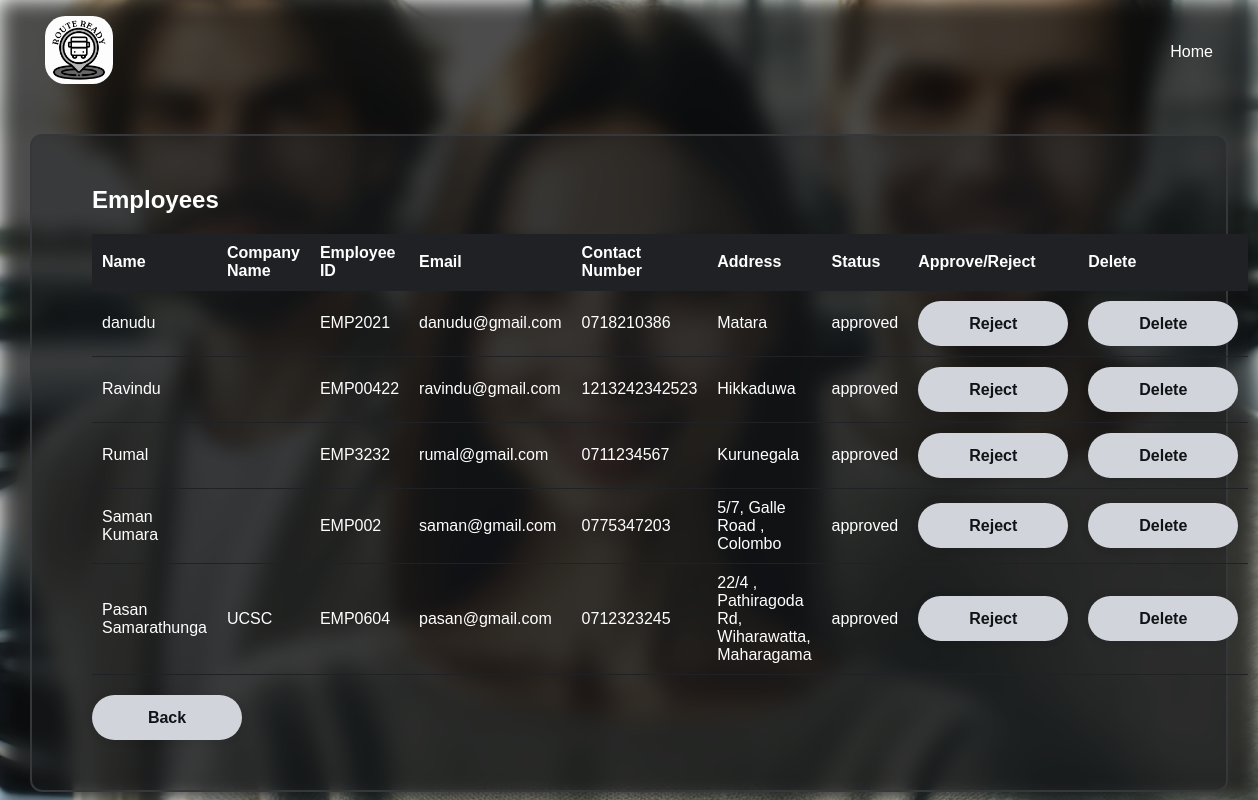
Screenshot of /hrmanagers/viewEmployees (signed in) with the database file from the repository.
### tables this page shows
CREATE TABLE `users` (
  `id` int(11) NOT NULL,
  `emp_id` varchar(200) NOT NULL,
  `name` varchar(255) NOT NULL,
  `company_name` varchar(100) NOT NULL,
  `contact_num` varchar(255) NOT NULL,
  `address` varchar(255) NOT NULL,
  `designation` varchar(255) NOT NULL,
  `date` datetime NOT NULL DEFAULT current_timestamp(),
  `email` varchar(255) NOT NULL,
  `password` varchar(255) NOT NULL,
  `status` varchar(200) NOT NULL
);

### app/controllers/Hrmanagers.php (called while the page is built, shortened)
<?php
class Hrmanagers extends Controller
{
  private $userModel;
  public function __construct()
  {
    $this->userModel = $this->model('User');
  }
  public function viewEmployees()
  {
    $employees = $this->userModel->getEmployees();
    $data = [
      'employees' => $employees
    ];
    $this->view('pages/hrmanager/view_employees', $data);
  }
}

### app/libraries/Core.php (called while the page is built, shortened)
<?php
  class Core {
    protected $currentMethod = 'index';
    public function __construct(){
      $url = $this->getUrl();
      if(!empty($url) && file_exists('../app/controllers/' . ucwords($url[0]). '.php')){
        unset($url[0]);
      }
      $this->currentController = new $this->currentController;
      if(isset($url[1])){
        if(method_exists($this->currentController, $url[1])){
          $this->currentMethod = $url[1];
          unset($url[1]);
        }
      }
      $this->params = !empty($url) ? array_values($url) : [];
      call_user_func_array([$this->currentController, $this->currentMethod], $this->params);
    }
    public function getUrl(){
      if(isset($_GET['url'])){
        $url = rtrim($_GET['url'], '/');
        $url = filter_var($url, FILTER_SANITIZE_URL);
        $url = explode('/', $url);
        return $url;
      } else {
        return [];
      }
    }
  }

### public/index.php (called while the page is built, shortened)
<?php
  $init = new Core;

### app/libraries/Database.php (called while the page is built, shortened)
<?php
class Database{
    private $host = DB_HOST;
    private $user = DB_USER;
    private $pass = DB_PASS;
    private $dbname = DB_NAME;
    private $dbh;
    private $stmt;
    public function __construct(){
        $dsn = 'mysql:host=' . $this->host . ';dbname=' . $this->dbname;
        $options = array(
            PDO::ATTR_PERSISTENT => true,
            PDO::ATTR_ERRMODE => PDO::ERRMODE_EXCEPTION
        );
        try {
            $this->dbh = new PDO($dsn, $this->user, $this->pass, $options);
        } catch(PDOException $e){
            $this->error = $e->getMessage();
            echo $this->error;
        }
    }
    public function query($sql){
        $this->stmt = $this->dbh->prepare($sql);
    }
    public function execute(){
        return $this->stmt->execute();
    }
    public function resultSet(){
        $this->execute();
        return $this->stmt->fetchAll(PDO::FETCH_OBJ);
    }
}

### app/models/User.php (called while the page is built, shortened)
<?php
class User
{
    private $db;
    public function __construct()
    {
        $this->db = new Database;
    }
    public function getEmployees()
    {
        $this->db->query('SELECT * FROM users WHERE designation = "employee"');
        $results = $this->db->resultSet();
        return $results;
    }
}

### app/views/pages/hrmanager/view_employees.php (the view, shortened to what this page needs)
<!DOCTYPE html>
<html lang="en">
<head>
    <link rel="stylesheet" href="<?php echo URLROOT; ?>/css/employee/employee.css">
</head>
<body>
    <div class="container">
        <nav>
            <div class="nav__logo">
                <a href="<?php echo URLROOT; ?>"><img src="<?php echo URLROOT; ?>/img/logo.jpg" alt="logo" /></a>
            </div>
            <div class="nav__links">
                <p class="link"><a href="<?php echo URLROOT; ?>/pages/home">Home</a></p>
            </div>
        </nav>
        <div class="wrapper">
            <div class="container2">
                <h2>Employees</h2>
                <table>
                    <thead>
                        <tr>
                            <th>Name</th>
                            <th>Company Name</th>
                            <th>Employee ID</th>
                            <th>Email</th>
                            <th>Contact Number</th>
                            <th>Address</th>
                            <th>Status</th>
                            <th>Approve/Reject</th>
                            <th>Delete</th>
                        </tr>
                    </thead>
                    <tbody>
                        <?php if (!empty($data['employees'])): ?>
                            <?php foreach ($data['employees'] as $employee): ?>
                                <tr>
                                    <td><?php echo $employee->name; ?></td>
                                    <td><?php echo $employee->company_name; ?></td>
                                    <td><?php echo $employee->emp_id; ?></td>
                                    <td><?php echo $employee->email; ?></td>
                                    <td><?php echo $employee->contact_num; ?></td>
                                    <td><?php echo $employee->address; ?></td>
                                    <td><?php echo $employee->status; ?></td>
                                    <td>
                                        <?php if ($employee->status === 'pending'): ?>
                                            <form
                                            action="<?php echo URLROOT; ?>/hrmanagers/updateEmployeeStatus/<?php echo $employee->id; ?>"
                                            method="POST">
                                            <button class="button" type="submit" name="action" value="approve">Approve</button>
                                        </form>
                                        <?php elseif ($employee->status === 'approved'): ?>
                                            <form
                                                action="<?php echo URLROOT; ?>/hrmanagers/updateEmployeeStatus/<?php echo $employee->id; ?>"
                                                method="POST">
                                                <button class="button" type="submit" name="action" value="reject">Reject</button>
                                            </form>
                                        <?php endif; ?>
                                    </td>
                                    <td>
                                        <form
                                            action="<?php echo URLROOT; ?>/hrmanagers/deleteEmployee/<?php echo $employee->id; ?>"
                                            method="POST">
                                            <button class="button" type="submit">Delete</button>
                                        </form>
                                    </td>
                                </tr>
                            <?php endforeach; ?>
                        </tbody>
                    <?php else: ?>
                        <tr>
                            <td colspan="8">No data available</td>
                        </tr>
                    <?php endif; ?>
                </table>
                <a class="button" href="<?php echo URLROOT; ?>/pages/home">Back</a>
            </div>
        </div>
    </div>
</body>
</html>

### public/css/employee/employee.css (style rules this page uses)
* { margin: 0; padding: 0; box-sizing: border-box; }
:root { --primary-color: #111317; --primary-color-light: #1f2125; --primary-color-extra-light: #35373b; --text-light: #d1d5db; --white: #ffffff; --max-width: 1200px; }
body { background-color: var(--primary-color); color: var(--text-light); font-family: Arial, sans-serif; background-image: url(http://localhost/RouteReady/public/img/pic1.jpg); background-position: center; background-repeat: no-repeat; background-size: cover; min-height: 100vh; min-width: var(--max-width); }
.container { backdrop-filter: blur(10px) brightness(0.3); min-height: 100vh; min-width: var(--max-width); }
nav { max-width: var(--max-width); margin: auto; padding: 1rem 1rem; display: flex; align-items: center; justify-content: space-between; gap: 2rem; }
a { text-decoration: none; }
.nav__logo { max-width: 90px; }
.nav__logo img { width: 75%; border-radius: 30%; }
.nav__links { list-style: none; display: flex; align-items: center; gap: 3rem; }
.link a { position: relative; padding-bottom: 0.75rem; color: var(--white); }
.link a::after { content: ""; position: absolute; height: 2px; width: 0; left: 0; bottom: 0; background-color: var(--text-light); transition: 0.3s; }
.container2 { margin: 0 auto; padding: 20px; }
.wrapper { background-color: rgb(31, 33, 37, 0.4); border: 2px solid var(--primary-color-extra-light); color: var(--white); border-radius: 12px; padding: 30px 40px; margin: auto; margin-top: 30px; margin-left: 30px; margin-right: 30px; }
h2 { margin-bottom: 20px; }
table { width: 100%; border-collapse: collapse; margin-bottom: 20px; }
th, td { padding: 10px; text-align: left; border-bottom: 1px solid var(--primary-color-light); }
th { background-color: var(--primary-color-light); }
.button { width: 150px; height: 45px; background: var(--text-light); border: none; outline: none; border-radius: 40px; box-shadow: 0 0 10px rgba(0, 0, 0, .1); cursor: pointer; font-size: 16px; color: var(--primary-color); font-weight: 600; text-align: center; line-height: 45px; display: inline-block; text-decoration: none; transition: background-color 0.3s, box-shadow 0.3s, color 0.3s; }

### rows the page displays
users: name "danudu", emp "EMP2021", email "danudu@gmail.com", contact_num "0718210386", address "Matara", status "approved"
users: name "Ravindu", emp "EMP00422", email "ravindu@gmail.com", contact_num "1213242342523", address "Hikkaduwa", status "approved"
users: name "Rumal", emp "EMP3232", email "rumal@gmail.com", contact_num "0711234567", address "Kurunegala", status "approved"
users: name "Saman Kumara", emp "EMP002", email "saman@gmail.com", contact_num "0775347203", address "5/7, Galle Road , Colombo", status "approved"
users: name "Pasan Samarathunga", company_name "UCSC", emp "EMP0604", email "pasan@gmail.com", contact_num "0712323245", address "22/4 , Pathiragoda Rd, Wiharawatta, Maharagama", status "approved"
